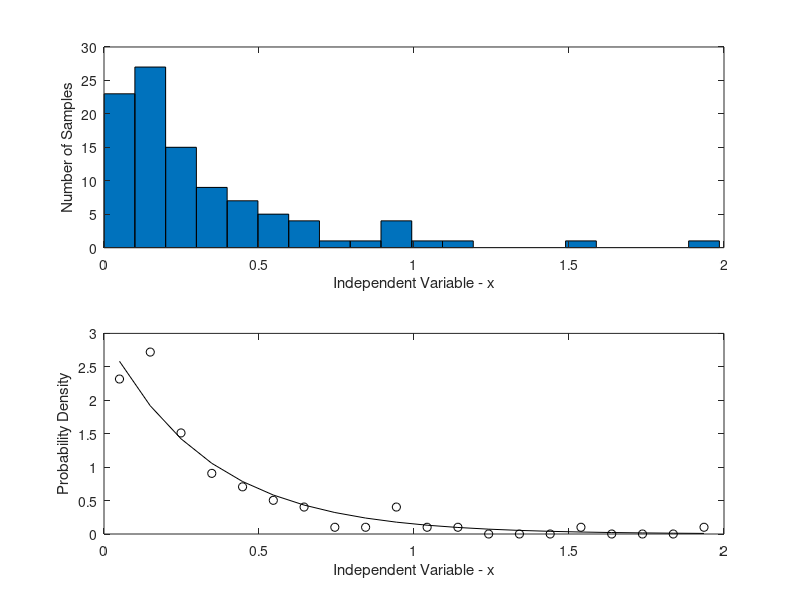

The MATLAB script that drew this image: (Note: this script raises an error after producing the figure.)
clear all % be safe
n = 100;
b = 3; %set pdf parameter
u = rand(1,n); % generate U
y_exp = -log(u)/b; % transformation
[N_samp,x] = hist(y_exp,20); % get histogram parameters
subplot(2,1,1)
bar(x,N_samp,1) % plot histogram
ylabel('Number of Samples')
xlabel('Independent Variable - x')
subplot(2,1,2)
y = b*exp(-3*x); % calculate pdf
del_x = x(3)-x(2); % determine bin width
p_hist = N_samp/n/del_x; % probability from histogram
plot(x,y,'k',x,p_hist,'ok') % compare
ylabel('Probability Density')
xlabel('Independent Variable - x')
legend('true pdf','samples from histogram',1)
% End of script file.